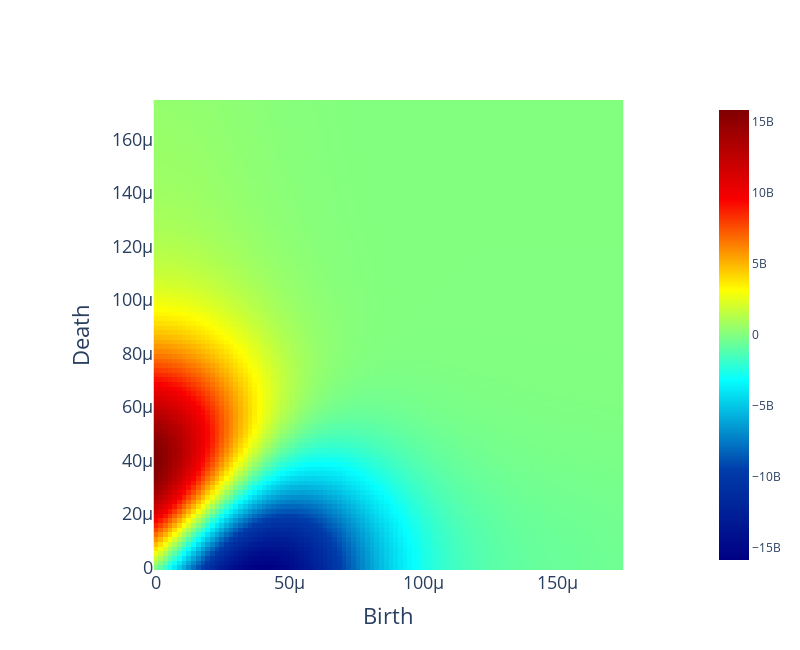

Notebook code cell kept with this figure:
### Code cell
print("Heat kernel intensity of label " + str(label) + " for homology dimension 0: " + str(heat_kernel_intensity(heatkernel, 0)))

fig = HK.plot(heatkernel, homology_dimension_idx=0, colorscale='jet', plotly_params=plotly_params)

fig.show()

# Save the plot as an image (PNG format)
#pio.write_image(fig, "Plots/EEG Heatkernel of Dimension 0 (Label " + str(label) + ").png")
